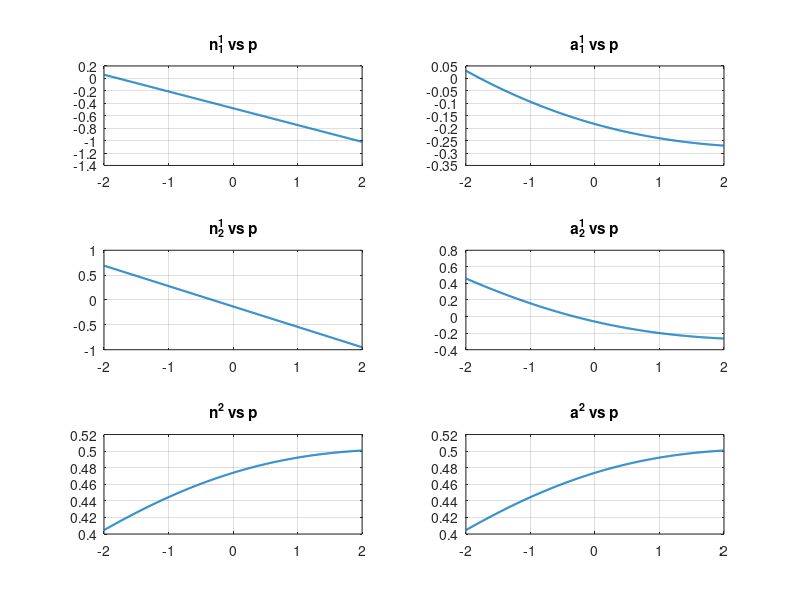

Reproduce this figure in MATLAB. (Note: this script raises an error after producing the figure.)
clc; clear; close all;

% -------- Given Parameters --------
w11_1 = -0.27;
w21_1 = -0.41;
b1_1  = -0.48;
b2_1  = -0.13;

w11_2 = 0.09;
w12_2 = -0.17;
b2    = 0.48;

alpha = 0.10;

% -------- Input Range --------
p = linspace(-2, 2, 400);

% -------- Layer 1 Net Inputs --------
n1_1 = w11_1 .* p + b1_1;
n2_1 = w21_1 .* p + b2_1;

% -------- Swish Activation --------
sigmoid = @(x) 1 ./ (1 + exp(-x));
a1_1 = n1_1 .* sigmoid(n1_1);
a2_1 = n2_1 .* sigmoid(n2_1);

% -------- Layer 2 Net Input --------
n2 = w11_2 .* a1_1 + w12_2 .* a2_1 + b2;

% -------- Leaky ReLU Activation --------
a2 = max(0, n2) + alpha .* min(0, n2);

% -------- Plotting --------
figure;

subplot(3,2,1);
plot(p, n1_1, 'LineWidth', 1.5);
title('n_1^1 vs p'); grid on;

subplot(3,2,2);
plot(p, a1_1, 'LineWidth', 1.5);
title('a_1^1 vs p'); grid on;

subplot(3,2,3);
plot(p, n2_1, 'LineWidth', 1.5);
title('n_2^1 vs p'); grid on;

subplot(3,2,4);
plot(p, a2_1, 'LineWidth', 1.5);
title('a_2^1 vs p'); grid on;

subplot(3,2,5);
plot(p, n2, 'LineWidth', 1.5);
title('n^2 vs p'); grid on;

subplot(3,2,6);
plot(p, a2, 'LineWidth', 1.5);
title('a^2 vs p'); grid on;

sgtitle('Neural Network Responses for -2 < p < 2');
